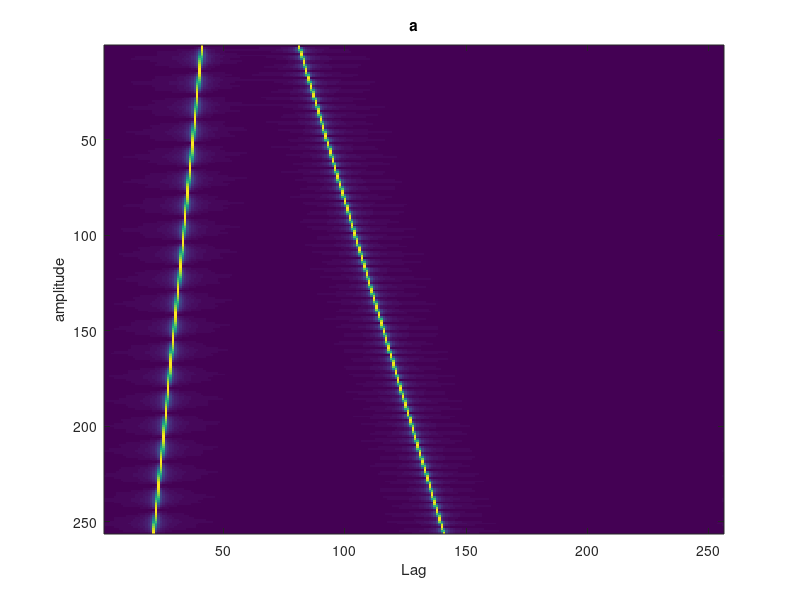
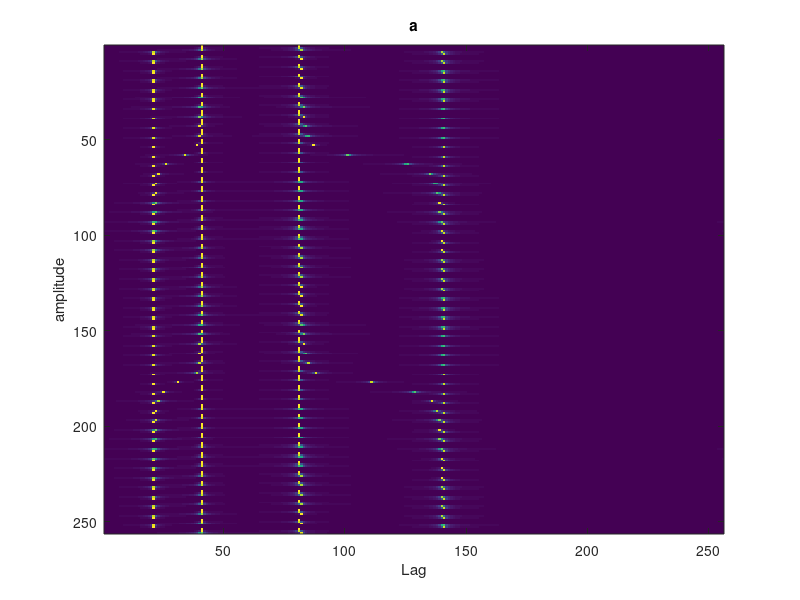
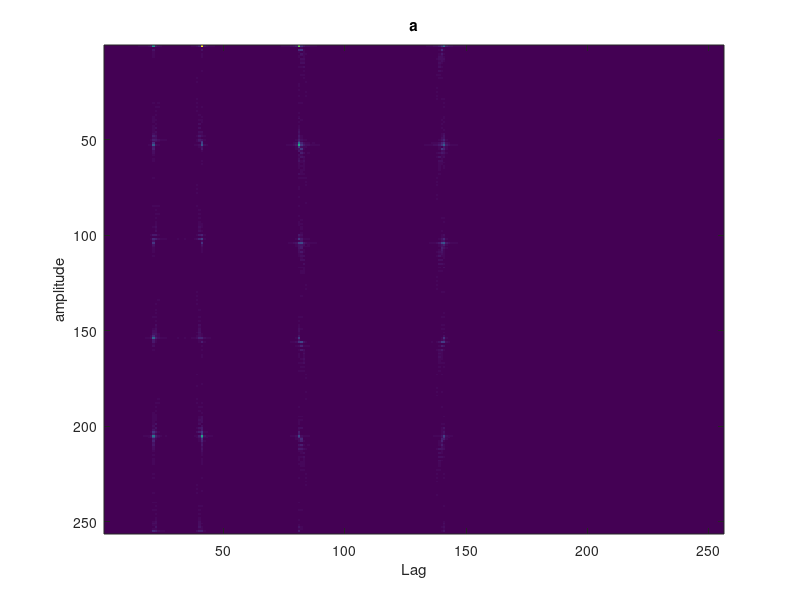

MATLAB code for these plots, in order:
% clc
clear
n=256;      % 信号长度
k=2;        % 信号稀疏度
%% 构造时域上的线性调频信号
fs=n;          % 采样频率
ts=1/fs;       % 采样间隔
t1=(0:n-1)*ts; % 时间向量  共1s
tao=(0:n-1)*ts;
fd=[20,40];   % 初始频率
mu=[-10,30] ; % 调频率
x1=exp(1j*pi*mu(1)*(t1.^2)).*exp(1j*2*pi*fd(1)*t1);
x2=exp(1j*pi*mu(2)*(t1.^2)).*exp(1j*2*pi*fd(2)*t1);
s=x1+x2;      % 线性调频信号（时域）
%% 瞬时自相关函数
%定义
% t1_all=repmat(t1.', 1, n);
% tao_all=repmat(tao, n, 1);
% Rs=s(t1_all+tao_all).*conj(s(t1_all+tao_all));
Rs=zeros(n,n);
for i = 1:k
    s1=exp(1j*4*pi*fd(i)*tao);
    s1_all=repmat(s1, n, 1);
    s2=exp(1j*4*pi*mu(i)*t1.'*tao);
    rs=s1_all.*s2;
    Rs=Rs+rs;
end
%% DAT
S1=fft(Rs,n,2); % 按行FFT
% S1=fft(Rs,n,1); % 按行FFT
figure;imagesc(abs(S1));xlabel('Lag');ylabel('amplitude');title('a');

%% AR
alfa=13.2;
AR_S1=S1(mod(round(tan(alfa*(0:n-1))),n)+1,:);
figure;imagesc(abs(AR_S1));xlabel('Lag');ylabel('amplitude');title('a');

%% 相位补偿
com=AR_S1.*exp(1j*pi*(round(tan(alfa*(0:n-1)))));
DIRFAT=fft(com);
figure;imagesc(abs(DIRFAT));xlabel('Lag');ylabel('amplitude');title('a');

%%

%% 展示线性调频信号的时域和频域
% derta_f=fs/n;
% f=(0:n-1)*derta_f;       % 采样的频率点
% figure;
% subplot(211);plot(f,abs(x));xlabel('Sampling point in the time domain');ylabel('amplitude');title('a');
% subplot(212);plot(f,abs(X1));xlabel('Sampling point in the frequency domain');ylabel('amplitude');title('b');
% SFFT估计频域
% [out_Large,~,~,~,~]=sfft(x,k);
%% 展示sfft估计的线性调频信号的频域
%out_Large=fftshift( out_Large ); X2=out_Large/fs;
% figure;
% subplot(211);plot(abs(fft(x)));xlabel('Sampling point in the frequency domain');ylabel('amplitude');
% subplot(212);plot(abs(out_Large));  xlabel('Estimate point in the frequency domain');ylabel('amplitude');
%% 计算SFFT的误差
% [ERROR1,ERROR2]= run_error(x, n, k,LARGE_FREQ, out_Large );
% disp(ERROR1);
% disp(ERROR2);
%% NUDFT
% f=zeros(n,1);
% for i=1:n
%     f(i)=Nonuniform_sampling_point(i-1,n);
% end
% True_freq= ndftld(x, n, f).';
%  figure;
%  subplot(2,1,1);plot(abs(x));title('(a)');ylabel('amplitude');xlabel('Sampling point in time domion');
%  subplot(2,1,2);plot(f,abs(True_freq));title('(b)');ylabel('amplitude');xlabel('Sampling point in frequency domion');
% figure;plot(f,abs(ndftld(x, n, f)));title('Original Signal in frequency domion');
%% NUSFFT
% [out_Large2,BB_loc,BB_est,b_loc,b_est]=nusfft(x,k,f);
%% 展示NUsfft估计的线性调频信号的频域
% figure;
% subplot(311);plot(abs(x));ylabel('amplitude');xlabel('Sampling point in time domion');title('(a) Signal in time domain');
% subplot(312);plot(f,abs(True_freq)); xlabel('Ununiform sampling point in the frequency domain');ylabel('amplitude');title('(b) Direct method');
% subplot(313);plot(f,abs(out_Large2));xlabel('Ununiform Estimate point in the frequency domain');ylabel('amplitude');title('(c) NUSFT method');
%% 相对误差
% NUsfft_err=0;
% for i=1:n
%     if out_Large2(i) ~= 0
%        NUsfft_err = NUsfft_err+(abs(True_freq(i))-abs(out_Large2(i)))/abs(True_freq(i));
%     end
% end
% NUsfft_err=NUsfft_err/k;
% disp(['L1 Error is ',  num2str(NUsfft_err)]);